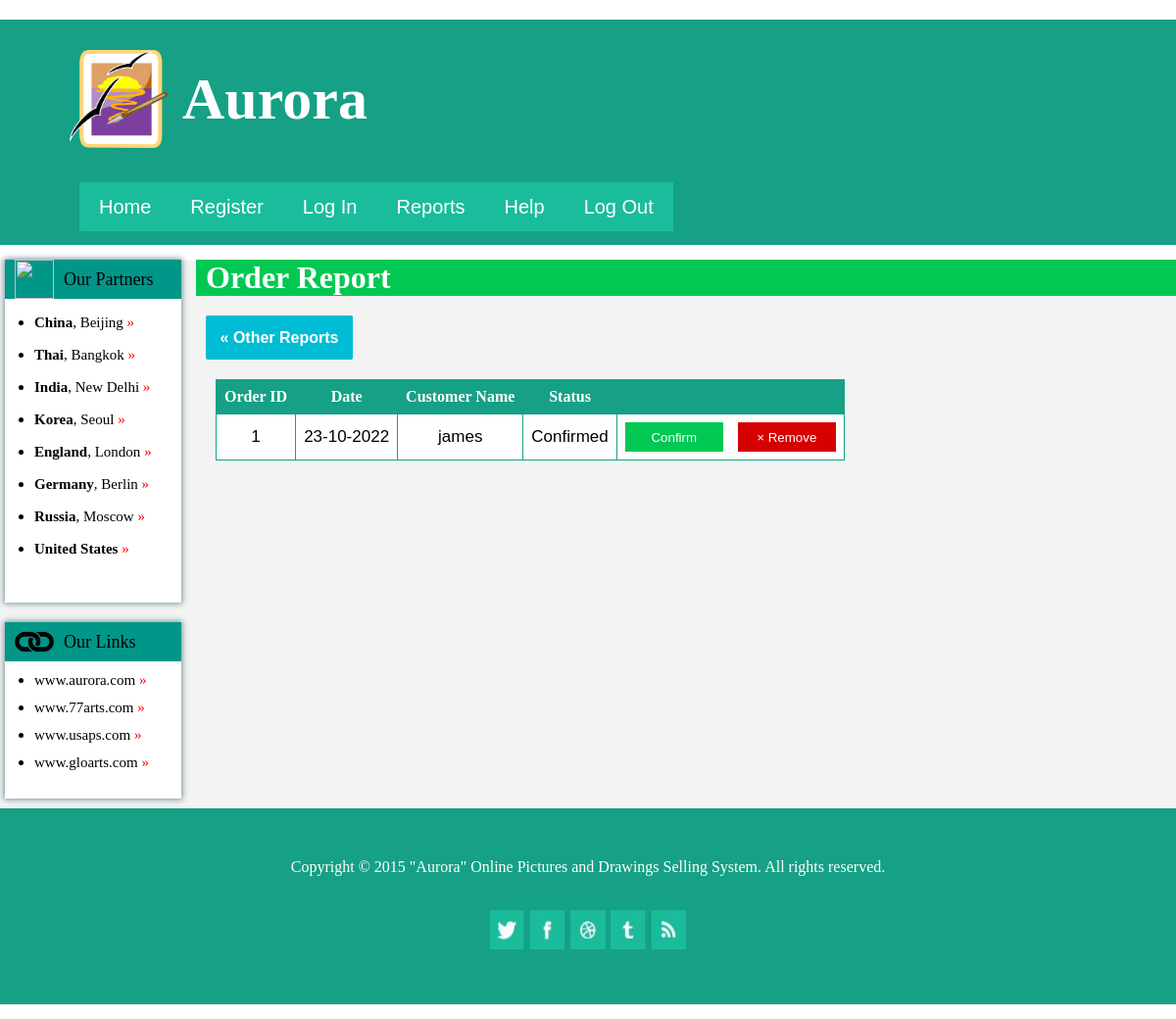
Page /orderreport.php on the committed database.
### tables this page shows
CREATE TABLE `orders` (
  `OrderID` int(4) NOT NULL,
  `OrderDate` varchar(30) NOT NULL,
  `Month` varchar(15) NOT NULL,
  `CustName` varchar(30) DEFAULT NULL,
  `TPrice` varchar(50) DEFAULT NULL,
  `Status` varchar(20) DEFAULT NULL
);

### orderreport.php (the view, shortened to what this page needs)
<!DOCTYPE html>
<html lang="en">
<head>
	<link rel="stylesheet" href="css/style.css">
</head>
<body>
	<div id="container">
		<header>
			<div id="logo">
				<img src="images/system/logo.png" alt="">
				<h1>Aurora</h1>
			</div>
			<ul>
				<li><a href="index.php">Home</a></li>
				<li><a href="register.php">Register</a></li>
				<li><a href="login.php">Log In</a></li>
				<li><a href="report.php">Reports</a></li>
				<li><a href="help.docx">Help</a></li>
				<li><a href="alogout.php">Log Out</a></li>
			</ul>
		</header>
		<div id="content">
			<div id="sidebar">
				<div id="partners">
					<div class="title">
						<img src="images/system/partners.png" alt="">
						<h2>Our Partners</h2>
					</div>
					<ul>
						<li><a href=""><b>China</b>, Beijing <span>&raquo;</span> </a></li>
						<li><a href=""><b>Thai</b>, Bangkok <span>&raquo;</span> </a></li>
						<li><a href=""><b>India</b>, New Delhi <span>&raquo;</span></a></li>
						<li><a href=""><b>Korea</b>, Seoul <span>&raquo;</span></a></li>
						<li><a href=""><b>England</b>, London <span>&raquo;</span></a></li>
						<li><a href=""><b>Germany</b>, Berlin <span>&raquo;</span></a></li>
						<li><a href=""><b>Russia</b>, Moscow <span>&raquo;</span></a></li>
						<li><a href=""><b>United States</b> <span>&raquo;</span></a></li>
					</ul>
				</div>
				<div id="useful">
					<div class="title">
						<img src="images/system/link.png" alt="">
						<h2>Our Links</h2>
					</div>
					<ul>
						<li><a href="">www.aurora.com <span>&raquo;</span></a></li>
						<li><a href="">www.77arts.com <span>&raquo;</span></a></li>
						<li><a href="">www.usaps.com <span>&raquo;</span></a></li>
						<li><a href="">www.gloarts.com <span>&raquo;</span></a></li>
					</ul>
				</div>
			</div>
			<div id="orderreport">
				<h1>Order Report</h1>
					<div id="report">
						<p>&laquo; Other Reports</p>
						<a href="report.php"></a>
					</div>
					<?php
						include "DBconnection.php";
						$sql =  "SELECT * FROM orders";
						$result = mysqli_query($conn,$sql);
						$num = mysqli_num_rows($result);
						if($num==0){
							echo "<div class='noorder'><h2>No Results Found !</h2></div>";
						}
						else{
							echo "<table>";
							echo "<tr>";
							echo "<th>Order ID</th>";
							echo "<th>Date</th>";
							echo "<th>Customer Name</th>";
							echo "<th>Status</th>";
							echo "</tr>";
							while ($row = mysqli_fetch_array($result)) {
								echo "<tr>";
								echo "<td>".$row['OrderID']."</td>";
								echo "<td>".$row['OrderDate']."</td>";
								echo "<td>".$row['CustName']."</td>";
								echo "<td>".$row['Status']."</td>";
								echo "<td><a href='orderconfirm.php?id=".$row['OrderID']."'><button class='confirm'>Confirm</button></a>";
								echo "<a href='orderremove.php?id=".$row['OrderID']."'><button class='remove'>&times; Remove</button></a></td>";
								echo "</tr>";
							}
							echo "</table>";
						}
					?>
			</div>
		</div>
		<footer>
			<div id="foot">
				<p>Copyright © 2015 "Aurora" Online Pictures and Drawings Selling System. All rights reserved.</p>
				<div id="ico">
					<a href=""><img src="images/system/foot.jpg" alt=""></a>
				</div>
			</div>
		</footer>
	</div>
</body>
</html>

### css/style.css (style rules this page uses)
* { padding: 0; margin: 0; box-sizing: border-box; text-decoration: none; }
#container { width: 1200px; height: 1000px; margin: 20px auto; }
header { width: 1200px; height: 230px; border: 1px solid transparent; background: #16A085; }
#content { width: 1200px; margin-top: 15px; background: #F3F3F3; }
footer { width: 1200px; height: 200px; color: white; background: #16A085; border: 1px solid transparent; }
footer #foot { width: 750px; height: 100px; margin: 50px auto; }
footer #foot p { text-align: center; }
footer #foot #ico { width: 200px; height: 40px; margin: 35px auto; }
footer #foot #ico img { width: 200px; height: 40px; }

### css/header.css (style rules this page uses)
header #logo { width: 350px; height: 100px; margin-top: 30px; margin-left: 70px; }
header #logo img { width: 100px; height: 100px; float: left; }
header #logo h1 { font-size: 60px; line-height: 100px; margin-left: 15px; float: left; color: white; }
header ul { margin-left: 80px; margin-top: 35px; list-style: none; }
header ul li { padding: 0 20px; height: 50px; line-height: 50px; float: left; text-align: center; background: #1ABC9C; }
header ul li a { font-family: "Helvetica"; font-size: 20px; text-decoration: none; color: white; }

### css/sidebar.css (style rules this page uses)
#content #sidebar { width: 200px; padding-left: 5px; float: left; }
#content #sidebar #partners { width: 180px; height: 350px; margin-right: 20px; background: #fff; box-shadow: 0px 0px 6px 1px #78909c; }
#content .title { width: 180px; height: 40px; background: #009688; }
#content .title img { width: 40px; height: 40px; margin: 0px 10px; float: left; }
#content .title h2 { font-size: 18px; line-height: 40px; font-weight: normal; font-family: "Rockwell"; float: left; }
#content #partners ul { margin-left: 30px; margin-top: 10px; font-family: "Microsoft Sans Serif"; }
#content #partners ul li { margin-top: 15px; }
#content #partners ul li a { font-size: 15px; text-decoration: none; color: #000; }
#content #partners ul li a span { color: red; }
#content #useful { width: 180px; height: 180px; margin-top: 20px; margin-right: 20px; margin-bottom: 10px; background: #fff; box-shadow: 0px 0px 6px 1px #78909c; }
#content #useful ul { margin-left: 30px; margin-top: 10px; font-family: "Microsoft Sans Serif"; }
#content #useful ul li { margin-top: 10px; }
#content #useful ul li a { font-size: 15px; text-decoration: none; color: #000; }
#content #useful ul li a span { color: red; }

### css/orderreport.css (style rules this page uses)
#content #orderreport { width: 1000px; min-height: 500px; float: left; }
#content #orderreport h1 { background: #00c853; color: #fff; padding-left: 10px; }
#content #orderreport table { margin: 20px; border-spacing: 1px; background: #16A085; }
#content #orderreport th { color: white; padding: 8px; }
#content #orderreport table td { background: white; border-collapse: collapse; font-size: 17px; padding: 8px; font-family: "Arial"; text-align: center; }
#content #orderreport table td button { background: #D50000; width: 100px; height: 30px; color: #fff; font-family: "Arial"; border: none; cursor: pointer; }
#content #orderreport table td .confirm { margin-right: 15px; background: #00c853; }

### css/report.css (style rules this page uses)
#content #report { position: relative; text-align: center; font-family: "Arial"; width: 150px; height: 45px; color: #fff; background: #00bcd4; border-radius: 2px; margin-top: 20px; margin-left: 10px; }
#content #report p { line-height: 45px; font-weight: bold; }
#content #report a { position: absolute; width: 100%; height: 100%; top: 0; left: 0; }

### rows in the picture
orders: OrderID "1", OrderDate "23-10-2022", CustName "james", Status "Confirmed"
